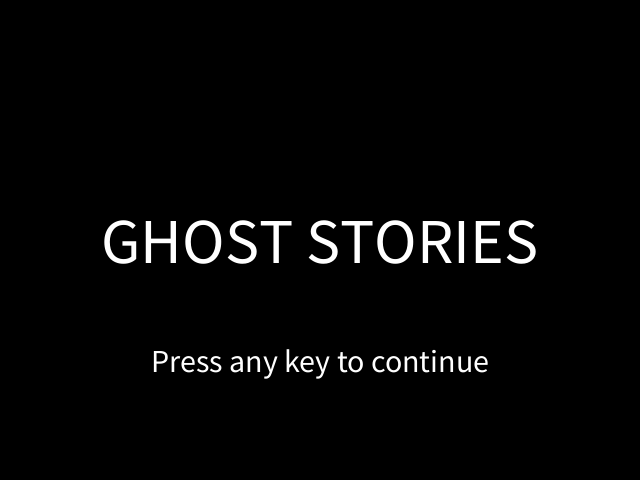
Frame 1 (no input)
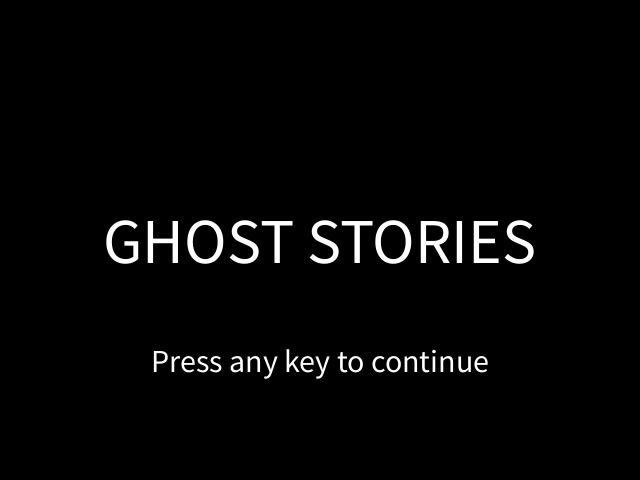
Frame 60 (the mouse pressed at the canvas centre just before this capture)
Frame 120 (the mouse held since frame 60 and released just before this capture): identical to frame 60, image omitted

The Processing sketch that drew these frames (run headless with seeded random() and noise(); from frame 60 on, the mouse is pressed at the canvas centre):

// Processing sketch: exercise08
// ── exercise08.pde
//Ghost Stories
//by Mariana Hernández


//I'm using enum to track the state the program is in.
enum State {
  NONE, 
    TITLE, 
    INTRO, 
    LEVEL_1, 
    //LEVEL_2,
    //LEVEL_3
    GAMEOVER
}

State state;

//variables that represent the states of the game
Title title;
Intro intro;
Level_1 level_1;
//Level_2 level_2;
//Level_3 level_3;
GameOver gameover;


void setup() {
  // Set the size
  size(640, 480);

  // Create the different states
  title = new Title();
  intro = new Intro();
  level_1 = new Level_1();
  //level_2 = new Level_2();
  //level_3 = new Level_3();
  gameover = new GameOver();

  // We start our state in the title screen
  state = State.TITLE;
}

void draw() {
  //I'm using a switch statement to change between the different states of the game
  switch (state) {
    // If our state is NONE, we do nothing
  case NONE:
    break;

//title screen
  case TITLE:
    title.update();
    if (title.finished) {
      state = State.INTRO;
    }
    break;
    
//story intro
  case INTRO:
    intro.update();
    if (intro.finished) {
      state = State.LEVEL_1;
    }
    break;

//first level
  case LEVEL_1:
    level_1.update();
    if (level_1.finished) {
      state = State.GAMEOVER;
      //state = State.LEVEL_2;
      //level_1.reset();
    }
    break;
    //ADD HERE FUTURE LEVELS
    
    case GAMEOVER:
    gameover.update();
    if (gameover.finished) {
      state = State.TITLE;
      //state = State.LEVEL_2;
      //level_1.reset();
      title.reset();
    }
    break;
  }
}

void keyPressed() {
  switch (state) {
  case NONE:
    break;

  case TITLE:
    title.keyPressed();
    break;

  case INTRO:
    intro.keyPressed();
    break;

  case LEVEL_1:
    level_1.keyPressed();
    break;
    
  case GAMEOVER:
    gameover.keyPressed();
    break;
  }
}

void keyReleased() {
  switch (state) {
  case NONE:
    break;

  case TITLE:
    title.keyReleased();
    break;

  case INTRO:
    intro.keyReleased();
    break;


  case LEVEL_1:
    level_1.keyReleased();
    break;

  case GAMEOVER:
    gameover.keyReleased();
    break;
  }
}
// ── Avatar.pde

class Avatar{
  // GHOST AVATAR CLASS -- MOVEMENT TAKEN FROM CLASS EXAMPLES 
  
//The avatar's rotation
  float theta = PI/2;
// The number of pixels the avatar moves per frame
  float speed = 0;
// The number of radians the avatar turns per frame
  float turnSpeed = 0;

// The current location of the avatar
  float x = width/2;
  float y = height/2;
  
  int mSize = 35; //size of the avatar
  
  int redness = 255; //variable that controls the redness of the avatar as it becomes more evil
  
  Avatar(int _x, int _y) {
    x = _x;
    y = _y;
  }
  
   void update() {
     // Set the avatar's rotation based on the current turning speed
    theta += turnSpeed;
    // Set the avatar's position based on adding the two components
    // of its speed based on its angle, using trigonometry!
    x += cos(theta) * speed;
    y += sin(theta) * speed;
    
    //contsrain the position so the avatar can't leave the screen 
    x = constrain(x, mSize/2, width - mSize/2);
    y = constrain(y, mSize/2, height - mSize/2);
   }
   
   void drawAvatar(){
     
    pushMatrix();
      // Translate to the location (so we rotate the avatar around its centre)
      translate(x, y);
      // Rotate by theta
      rotate(theta);
      
      //Color of the avatar
      pushStyle(); 
        fill(255,redness,redness);
        // Draw an ellipse for the body)
        ellipse(0, 0, mSize, mSize);
        // Draw a line so we can see which way it's facing)
        line(0, 0, 25, 0);
      popStyle();
    popMatrix();
    
   }
  
  void reset() { //avatar reset function
    x = width/2;
    y = height/2;
  }
  
 
  
  void keyPressed(){
    if (keyCode == UP) { //when the UP key is pressed the avatar starts moving forward (depending on it's direction)
        speed = 5;
      } else if (keyCode == LEFT) { //with the LEFT and RIGHT keys the avatar rotates
        turnSpeed = -0.1;
      } else if (keyCode == RIGHT) {
        turnSpeed = 0.1;
      }
  }
  
  void keyReleased(){ //key released stops the movement 
     if (keyCode == UP) {
      speed = 0;
    } else if (keyCode == LEFT) {
      turnSpeed = 0;
    } else if (keyCode == RIGHT) {
      turnSpeed = 0;
    }
  }
}
// ── GameOver.pde

class GameOver {

  // A variable to track whether the title screen is finished
  boolean finished = false;

  // The constructor does nothing
  GameOver() {
  }

  // update()
  //
  // Just displays the title

  void update() {
    display();
  }

  // display()
  //
  // Displays the title of the game and the basic instructions
  // to press any key
  void display() {
    background(0);
    textAlign(CENTER, CENTER);
    textSize(64);
    fill(255);
    text("GAME OVER", width/2, height/2);

    textSize(32);
    text("Press any key to continue", width/2, 3*height/4);
  }
  
  // keyPressed()
  //
  // Called by the main program when the title is active.
  // Sets finished to true immediately (since it's any key)

  void keyPressed() {
    finished = true;
  }

  // keyReleased()
  //
  // Does nothing.
  
  void keyReleased() {
  }
}
// ── GameWon.pde

class GameWon {

  // A variable to track whether the title screen is finished
  boolean finished = false;

  // The constructor does nothing
  GameWon() {
  }

  void update() {
    display();
  }

  void display() { //display the GAME OVER screen 
    background(0);
    textAlign(CENTER, CENTER);
    textSize(64);
    fill(255);
    text("You moved on", width/2, height/2);

    textSize(32);
    text("Press X to restart", width/2, 3*height/4);
  }
  

  void keyPressed() { //key pressed takes us back to the title screen
    if (key == 'x'){
       finished = true;
    }
  }

  
  void keyReleased() {
  }
}
// ── Human.pde
class Human{
  
float tx = random(0,100);
float ty = random(0,100);

int size = 35;

float x;
float y;
  
  Human() {
    
  }
  
  void display(){
    
  }
  
  void update(){
    x = width * noise(tx);
    y = height * noise(ty);
    ellipse(x,y,size,size);
    tx += 0.006;
    ty += 0.006;
  }
  
  
}
// ── Intro.pde

class Intro {

  // A variable to track whether the title screen is finished
  boolean finished = false;

  // The constructor does nothing
  Intro() {
  }

  // update()
  //
  // Just displays the title

  void update() {
    display();
  }

  // display()
  //
  // Displays the title of the game and the basic instructions
  // to press any key
  void display() {
    background(0);
    textAlign(CENTER, CENTER);
    textSize(64);
    fill(255);
    text("INTROGENIALPASIEMPRE", width/2, height/2);

    textSize(32);
    text("Press any key to continue", width/2, 3*height/4);
  }
  
  // keyPressed()
  //
  // Called by the main program when the title is active.
  // Sets finished to true immediately (since it's any key)

  void keyPressed() {
    finished = true;
  }

  // keyReleased()
  //
  // Does nothing.
  
  void keyReleased() {
  }
}
// ── Item.pde
class Item{

// The location of the obstacles
  float x;
  float y;
  
// The size of the obstacles
  int sizeX;
  int sizeY;
  
  //color variable 
  color itemCol;
  
  Item(int _x, int _y, int _sizeX, int _sizeY, color _itemCol) {
    x = _x;
    y = _y;
    sizeX = _sizeX;
    sizeY = _sizeY;
    itemCol = _itemCol;
    
  }
  
  void update() {
  
  }
  
  void drawItem(){
    
    pushStyle(); //draw the obstacle
      fill(itemCol);
      noStroke();
      ellipse(x,y,sizeX,sizeY);
    popStyle();
  }
 
  void pickUp() {
    itemCol = color(#F75A79);
    x = width +30;//moving the picked up clue out of the way
    y = height + 30;
    
  }
}
// ── Level_1.pde


class Level_1 {

  // A variable to track whether the title screen is finished
  boolean finished = false;

  // The constructor does nothing
  Level_1() {
  }

  // update()
  //
  // Just displays the title

  void update() {
    display();
  }

  // display()
  //
  // Displays the title of the game and the basic instructions
  // to press any key
  void display() {
    background(0);
    textAlign(CENTER, CENTER);
    textSize(64);
    fill(255);
    text("PRIMERNIVEL", width/2, height/2);

    textSize(32);
    text("Press any key to continue", width/2, 3*height/4);
  }
  
  // keyPressed()
  //
  // Called by the main program when the title is active.
  // Sets finished to true immediately (since it's any key)

  void keyPressed() {
    finished = true;
  }

  // keyReleased()
  //
  // Does nothing.
  
  void keyReleased() {
  }
}
// ── Obstacle.pde
class Obstacle{

// The current location of the avatar
  float x;
  float y;
  
  int sizeX;
  int sizeY;
  
  
  Obstacle(int _x, int _y, int _sizeX, int _sizeY) {
    x = _x;
    y = _y;
    sizeX = _sizeX;
    sizeY = _sizeY;
    
  }
  
  void update() {
  
  }
  
  void drawObstacle(){
    
    pushStyle();
      rectMode(CORNER);
      fill(255);
      noStroke();
      rect(x,y,sizeX,sizeY);
    popStyle();
  }
  
}
// ── Title.pde
// Title
//
// A simple class to display the title of the game on the
// screen and listen for a press of any key. When a key is pressed
// it remembers the title is finished and the main program checks
// this in order to advance to the menu.

class Title {

  // A variable to track whether the title screen is finished
  boolean finished = false;

  // The constructor does nothing
  Title() {
  }

  // update()
  //
  // Just displays the title

  void update() {
    display();
  }

  // display()
  //
  // Displays the title of the game and the basic instructions
  // to press any key
  void display() {
    background(0);
    textAlign(CENTER, CENTER);
    textSize(64);
    fill(255);
    text("GHOST STORIES", width/2, height/2);

    textSize(32);
    text("Press any key to continue", width/2, 3*height/4);
  }
  
  // keyPressed()
  //
  // Called by the main program when the title is active.
  // Sets finished to true immediately (since it's any key)

  void keyPressed() {
    finished = true;
  }

  // keyReleased()
  //
  // Does nothing.
  
  void keyReleased() {
  }
  
  void reset(){
    finished = false;
  }
}
